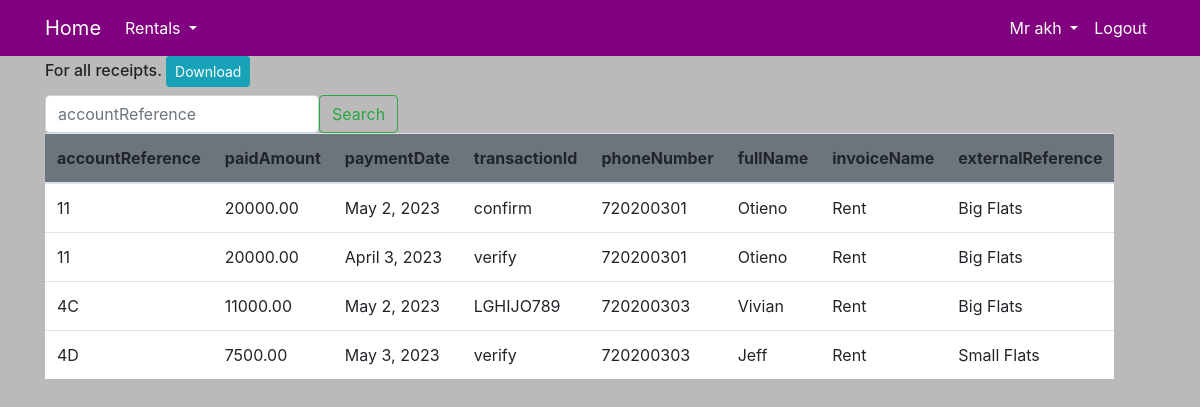
/receipt/ (signed in), run on the app's committed database.
### user/models.py (models this page shows, shortened)
class Agent(models.Model):
    name = models.OneToOneField(User, on_delete=models.CASCADE, null=True)
    agt_id = models.IntegerField(unique=True)
    gender = models.CharField(max_length=50, choices=gender)
    phone = models.IntegerField()
    mail = models.EmailField()

### dashboard/models.py (models this page shows, shortened)
class Payment(models.Model):
    accountReference = models.CharField(max_length=50)
    paidAmount = models.DecimalField(max_digits=8, decimal_places=2)
    paymentDate = models.DateField()
    transactionId =  models.CharField(max_length=150)
    phoneNumber = models.IntegerField()
    fullName = models.CharField(max_length=150)
    invoiceName = models.CharField(max_length=150)
    externalReference = models.CharField(max_length=150)

### dashboard/views.py (the view, shortened to what this page needs)
# urls.py: path('receipt/', views.receipt, name='dashboard-receipt'),
@login_required(login_url='user-login')
def receipt(request):
    if request.user.groups.filter(name='Landlord').exists():
        landlord = Landlord.objects.get(name = request.user)
        apartments = Apartment.objects.filter(landlord=landlord)
        unit = Unit.objects.filter(apartment__in=apartments)
        items = Payment.objects.filter(accountReference__in=unit.values('door_no'))
        if request.method == 'POST':
            search_query = request.POST['search_query']
            items = Payment.objects.filter(accountReference__in=unit.values('door_no')).filter(accountReference__contains=search_query)
            return render(request, 'dashboard/receipt.html', {'query':search_query, 'items':items})
        context = {
            'items':items,
        }
        return render(request, 'dashboard/receipt.html', context)
    elif request.user.groups.filter(name='Agent').exists():
        agent = Agent.objects.get(name = request.user)
        apartments = Apartment.objects.filter(agent=agent)
        unit = Unit.objects.filter(apartment__in=apartments)
        items = Payment.objects.filter(accountReference__in=unit.values('door_no'))
        if request.method == 'POST':
            search_query = request.POST['search_query']
            items = Payment.objects.filter(accountReference__in=unit.values('door_no')).filter(accountReference__contains=search_query)
            return render(request, 'dashboard/receipt.html', {'query':search_query, 'items':items})
        context = {
            'items':items,
        }
        return render(request, 'dashboard/receipt.html', context)

### templates/dashboard/receipt.html (shortened to what this page needs)
{% extends 'partials/base.html'%}
{% block content %}
{% if items %}
<div class="container" >
  {% if request.user.groups.all.0.name == "Landlord" %}
  <h6 >For all receipts. <a href="{% url 'landlord-receipt' %}"><button class="btn btn-info btn-sm">Download</button></a></h6>
  {% elif request.user.groups.all.0.name == "Agent" %}
  <h6 >For all receipts. <a href="{% url 'receipt-excel' %}"> <button class="btn btn-info btn-sm">Download</button></a></h6>
  {% endif %}
    <div class="row my-2">
        <div class="col-md-8">
          <form class="form-inline" role="search" method="POST">
            <input class="form-control me-2" type="search" placeholder="accountReference" name="search_query" required aria-label="Search">
            <button class="btn btn-outline-success" type="submit">Search</button>
            </form>
            <table class="table bg-white" style="white-space: nowrap;">
              <thead class="bg-secondary">
                <tr>
                    <th>accountReference</th>
                    <th>paidAmount </th>
                    <th>paymentDate </th>
                    <th>transactionId </th>
                    <th>phoneNumber </th>
                    <th>fullName</th>
                    <th>invoiceName</th>
                    <th>externalReference</th>
                  </tr>
                </thead>
                <tbody>
                  {% for receipt in items %}
                    <tr>
                      <td>{{ receipt.accountReference }}</td>
                      <td>{{ receipt.paidAmount }}</td>
                      <td>{{ receipt.paymentDate }}</td>
                      <td>{{ receipt.transactionId }}</td>
                      <td>{{ receipt.phoneNumber }}</td>
                      <td>{{ receipt.fullName }}</td>
                      <td>{{receipt.invoiceName}}</td>
                      <td>{{receipt.externalReference}}</td>
                    </tr>
                  {% endfor %}
            </tbody>
            </table>
        </div>
    </div>
  </div>
{% endif %}
{% endblock %}

### templates/partials/nav.html (shortened to what this page needs)
<nav class="navbar navbar-expand-lg navbar-info" style="background-color: purple;"  >
    <div class="container">
        {% if user.is_authenticated %}
        <a class="navbar-brand text-white" href="{% url 'dashboard-index'%}"> Home</a>
        <div class="collapse navbar-collapse" id="navbarSupportedContent">
            <ul class="navbar-nav mr-auto ">
                <li class="nav-item dropdown ">
                    <a class="nav-link dropdown-toggle text-white" href="#" id="navbarDropdown" role="button" data-toggle="dropdown" aria-haspopup="true" aria-expanded="false">
                      Rentals
                    </a>
                </li>
            </ul>
            {% if request.user.groups.all.0.name == "Landlord" %}
            <ul class="navbar-nav ml-auto">
                <li class="nav-item dropdown ">
                    <a class="nav-link dropdown-toggle text-white" href="#" id="navbarDropdown" role="button" data-toggle="dropdown" aria-haspopup="true" aria-expanded="false">
                        {{ user.landlord.gender }} {{user.username}}
                    </a>
                    <div class="dropdown-menu" aria-labelledby="navbarDropdown">
                      <a class="dropdown-item" href="{% url 'user-profile' %}">My Profile</a>
                      <a class="dropdown-item" href="{% url 'user-agent' %}">My Agent</a>
                    </div>
                </li>
                <li class="nav-item">
                    <a class="nav-link text-white" href="{% url 'user-logout' %}">Logout</a>
                </li>
            </ul>
            {% elif request.user.groups.all.0.name == "Agent" %}
            <ul class="navbar-nav ml-auto">
                <li class="nav-item dropdown ">
                    <a class="nav-link dropdown-toggle text-white" href="#" id="navbarDropdown" role="button" data-toggle="dropdown" aria-haspopup="true" aria-expanded="false">
                        {{ user.agent.gender }} {{user.username}}
                    </a>
                </li>
                <li class="nav-item">
                    <a class="nav-link text-white" href="{% url 'user-logout' %}">Logout</a>
                </li>
            </ul>
            {% endif %}
        {% else %}
            <ul class="navbar-nav ml-auto">
                <li class="nav-item">
                    <a class="nav-link text-white" href="{% url 'user-login' %}">Login</a>
                </li>
            </ul>
        {% endif %}
        </div>
    </div>
</nav>

### static/styles.css (style rules this page uses)
body { background: rgb(187, 185, 185); }

### data on the page
Payment: accountReference "11", paidAmount "20000.00", paymentDate "May 2, 2023", transactionId "confirm", phoneNumber "720200301", fullName "Otieno", invoiceName "Rent", externalReference "Big Flats"
Payment: accountReference "11", paidAmount "20000.00", paymentDate "April 3, 2023", transactionId "verify", phoneNumber "720200301", fullName "Otieno", invoiceName "Rent", externalReference "Big Flats"
Payment: accountReference "4C", paidAmount "11000.00", paymentDate "May 2, 2023", transactionId "LGHIJO789", phoneNumber "720200303", fullName "Vivian", invoiceName "Rent", externalReference "Big Flats"
Payment: accountReference "4D", paidAmount "7500.00", paymentDate "May 3, 2023", transactionId "verify", phoneNumber "720200303", fullName "Jeff", invoiceName "Rent", externalReference "Small Flats"

### other printed values
{{ user.agent.gender }} "Mr"
{{ user.username }} "akh"
